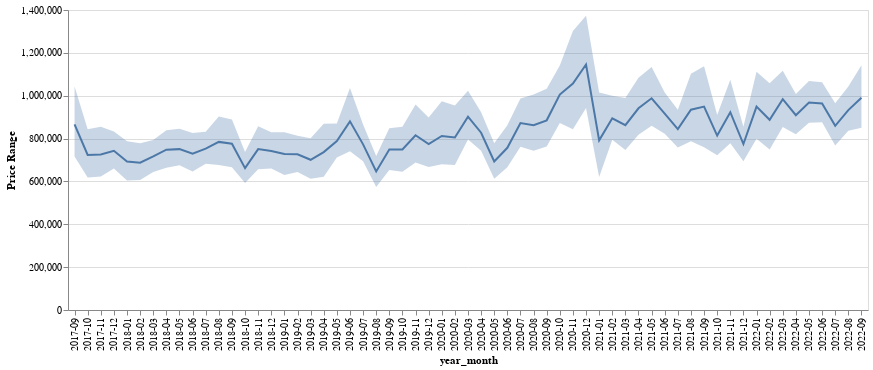

Notebook code cell kept with this figure:
### Code cell
month_sale = mls_data[['price','date','space_bin','year','pricePsqft','year_month']]

line = alt.Chart(month_sale).mark_line().encode(
    x='year_month',
    y='mean(price)'
).properties(
    height=300,
    width=800
)

band = alt.Chart(month_sale).mark_errorband(extent='ci').encode(
    x='year_month',
    y=alt.Y('price', title='Price Range'),
).properties(
    height=300,
    width=800
)

band + line

### Figure 1 — Vega-Lite specification as saved in the notebook (floating-point values rounded to 4 significant figures; data arrays with more than 128 entries replaced by an {"elided": "..."} marker saying what was removed)
{"config": {"view": {"continuousWidth": 400, "continuousHeight": 300}}, "layer": [{"mark": {"type": "errorband", "extent": "ci"}, "encoding": {"x": {"field": "year_month", "type": "nominal"}, "y": {"field": "price", "title": "Price Range", "type": "quantitative"}}, "height": 300, "width": 800}, {"mark": "line", "encoding": {"x": {"field": "year_month", "type": "nominal"}, "y": {"aggregate": "mean", "field": "price", "type": "quantitative"}}, "height": 300, "width": 800}], "data": {"name": "data-dda415d67a4f745c65fe4fb80aca479e"}, "$schema": "https://vega.github.io/schema/vega-lite/v4.17.0.json", "datasets": {"data-dda415d67a4f745c65fe4fb80aca479e": {"elided": "4418 records"}}}
